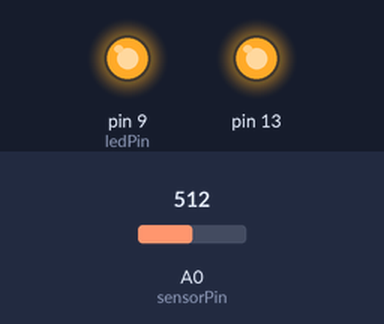
Bench run of a sketch on a simulated Arduino Uno, built with avr-gcc and run on an emulated ATmega328P. On the bench: output pins drawn as LEDs (lit = HIGH). The inputs (shaded band) are chosen by the test bench; at power-on: A0 (sensorPin) = 512. What the sketch prints to the serial monitor is not drawn.

Above: at 0.1 s.
At 11.2 s:
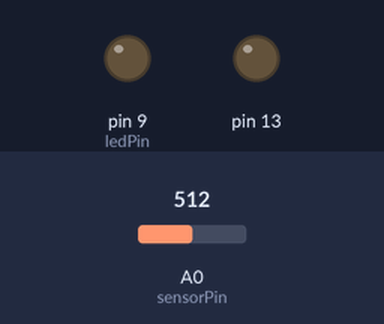
11.3 s: A0 (sensorPin) set to 501
At 12.2 s:
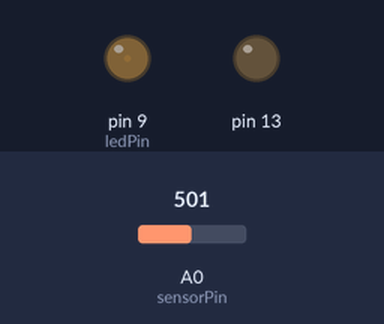
Timing chart, 0 to 14.3 s (numbered marks = the images above; inputs shaded):
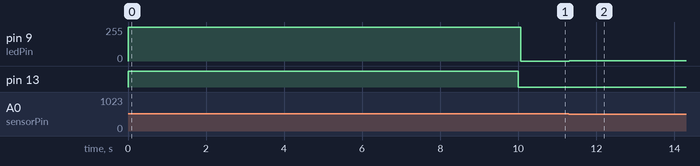

Measured:
- after the input at 11.3 s, pin 9 (ledPin): 0/255 → 1/255 at once

The sketch:

Taller_2.ino
```cpp
/*
 * Taller 2
 * control de iluminación de led con sensor fotoresistivo.
 */

const int sensorPin = A0;       //pin analogo para entrada de sensor
const int ledPin = 9;           //pin para salida, conexión a led

//variables del sensor  --> cuando el sensor esta tapado completamente la resistencia es máxima
int sensorValue = 0;      //valor de inicio de sensor
int sensorMin = 1023;      //valor mínimo del sensor --> 10 bits
int sensorMax = 0;        //valor máximo del sensor

void setup() {
  Serial.begin(9600);
  pinMode(13,OUTPUT);
  pinMode(9,OUTPUT);
  digitalWrite(13,HIGH);      //INDICADOR DE INICIO

  //CALIBRAR SENSOR DURANTE LOS PRIMEROS 10 SEGUNDOS --> modificado para mas segundos
  while(millis()<10000){
    sensorValue =analogRead(sensorPin);

    //grabar valor maximo del sensor
    if(sensorValue>sensorMax){
      sensorMax =sensorValue;
    }

    //Registrar valor minimo del sensor
    if(sensorValue<sensorMin){
      sensorMin=sensorValue;
    }
    analogWrite(ledPin,sensorValue);
    Serial.println(sensorValue);
  }
  //Señala el fin del periodo de calibración
    digitalWrite(13,LOW);
  Serial.println("Final!!!!!!!!!!!!!!!!!!!!!!!llllllllllllllllllllllllll");
}

void loop() {
  // Lectura de sensor
  sensorValue = analogRead(sensorPin);

  //aplica calibración a la lectura del sensor con comando map(mapeo) --> consultar comando map
  sensorValue = map(sensorValue, sensorMin, sensorMax, 0,255);

  //si el sensor esta fuera de rango visto durante la calibración --> se restringe el valor del sensor a 0,255
  sensorValue = constrain(sensorValue,0,255);

  //atenuar led usando el valor calibrado  --> escribimos en la salida del pin 13 el "voltaje" suministrado al led
  analogWrite(ledPin,sensorValue);
  Serial.println(sensorValue);

}
```
